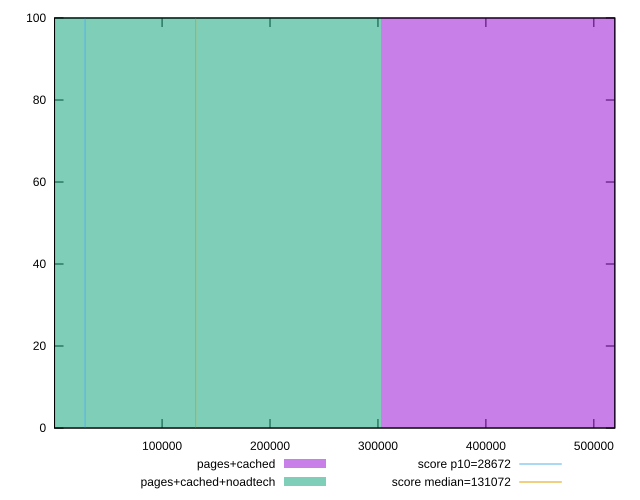

The script that saved this image:
reset

$pagesCached <<EOF
606240.1899334873 100
EOF

$pagesCachedNoadtech <<EOF
0 100
EOF

set key outside below
set boxwidth 606240.1899334873
set xrange [366:519431.9958885165]
set yrange [0:100]
set trange [0:100]
set style fill transparent solid 0.5 noborder

set parametric
set terminal svg size 640, 500 enhanced background rgb 'white'
set output "report_00009_2021-02-08T22-37-41.559Z/uses-long-cache-ttl/comparison/histogram/1_vs_2.svg"

plot $pagesCached title "pages+cached" with boxes, \
     $pagesCachedNoadtech title "pages+cached+noadtech" with boxes, \
     28672,t title "score p10=28672", \
     131072,t title "score median=131072"

reset
